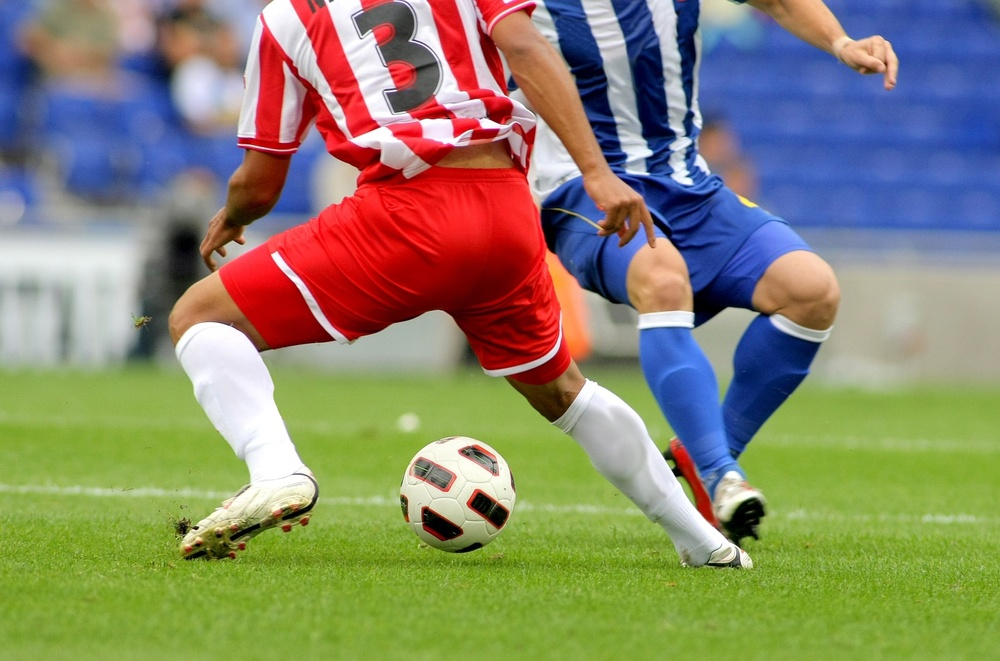
#> input picture source/image/soccer.jpg, 1000 x 661 px, shrunk from 1434 x 948 before the run, found by its file name
$ python cv_img_basic.py
#> lines starting #> are read from the running program, lines starting #| are printed output that depends on the picture
# -*- coding: utf-8 -*-
"""
Created on Tue Mar 19 15:02:39 2024

@author: jayiu
"""

import cv2 as cv
import sys

img = cv.imread("C:/com_vision/source/image/soccer.jpg")
#> img is the input picture: shape (661, 1000, 3); mean B, G, R 107.3, 133.3, 136.8

if img is None:
    sys.exit('파일을 찾을 수 없음')

cv.imshow('Original_RGB', img)
cv.imshow('Upper Left half', img[:img.shape[0]//2, :img.shape[1]//2, :])
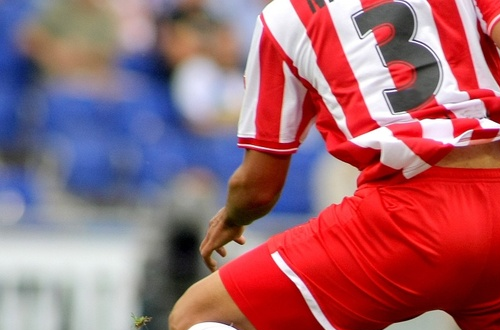
#> window 'Upper Left half': shape (330, 500, 3); mean B, G, R 111.5, 101, 158.8
#> (the run stopped early here; a loop or call above may not have finished)

$ run again, with source/image/Mt. Seolark_hongbinLim.jpg copied over source/image/soccer.jpg
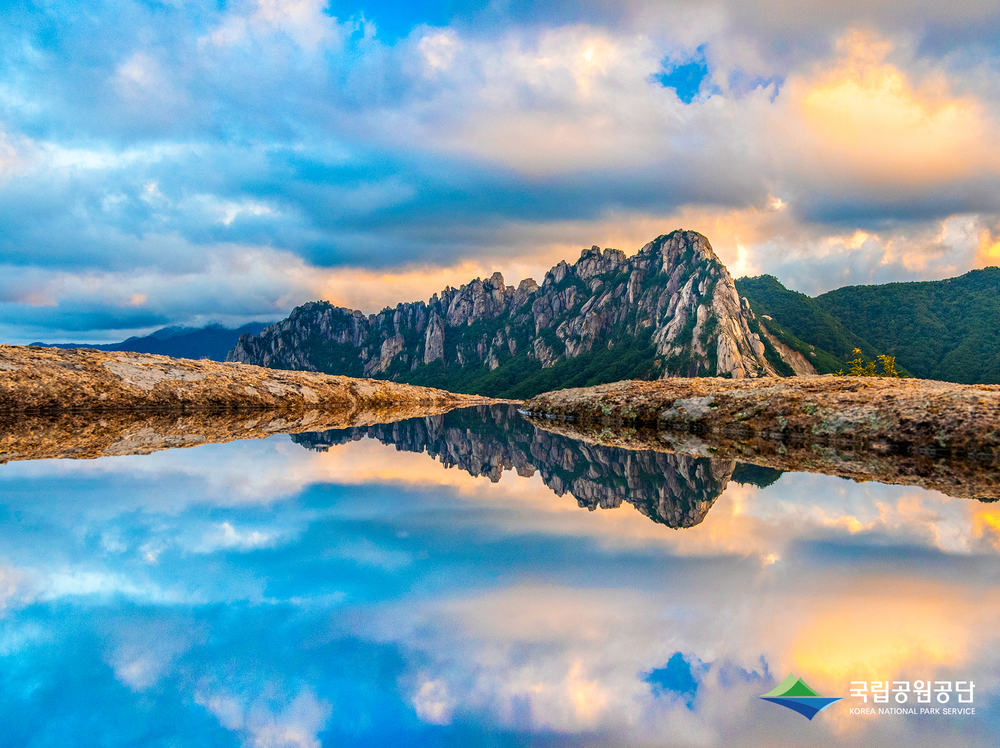
#> input picture source/image/Mt. Seolark_hongbinLim.jpg, 1000 x 748 px, found by its file name
#> img is the input picture: shape (748, 1000, 3); mean B, G, R 168.2, 155.5, 126.7
#> `cv.imshow('Upper Left half', img[:img.shape[0]//2, :img.shape[1]//2, :])`:
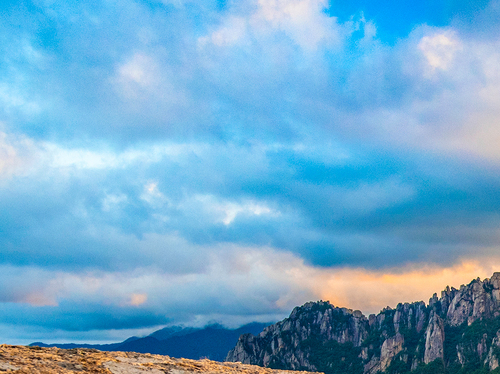
#> window 'Upper Left half': shape (374, 500, 3); mean B, G, R 203.2, 169.6, 112.7

$ run again, with source/image/apples.jpg copied over source/image/soccer.jpg
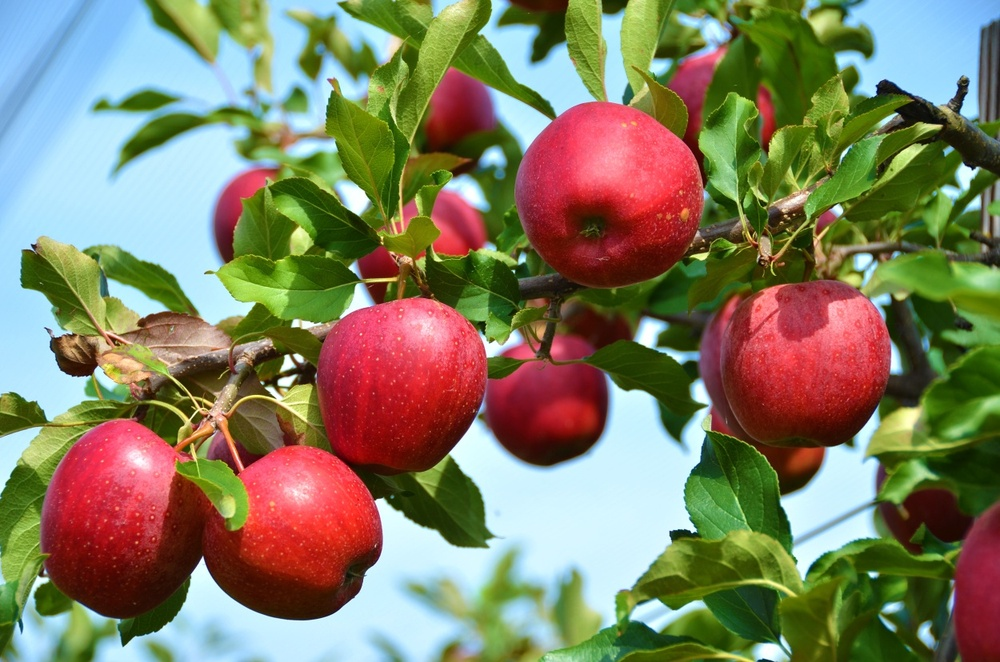
#> input picture source/image/apples.jpg, 1000 x 662 px, shrunk from 1250 x 828 before the run, found by its file name
#> img is the input picture: shape (662, 1000, 3); mean B, G, R 98.6, 125.8, 129.6
#> `cv.imshow('Upper Left half', img[:img.shape[0]//2, :img.shape[1]//2, :])`:
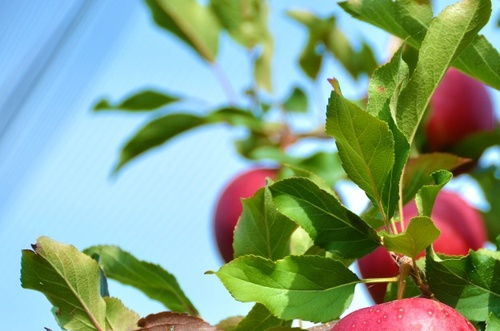
#> window 'Upper Left half': shape (331, 500, 3); mean B, G, R 134.8, 161.3, 135.2

$ run again, with source/image/girl_laughing.jpg copied over source/image/soccer.jpg
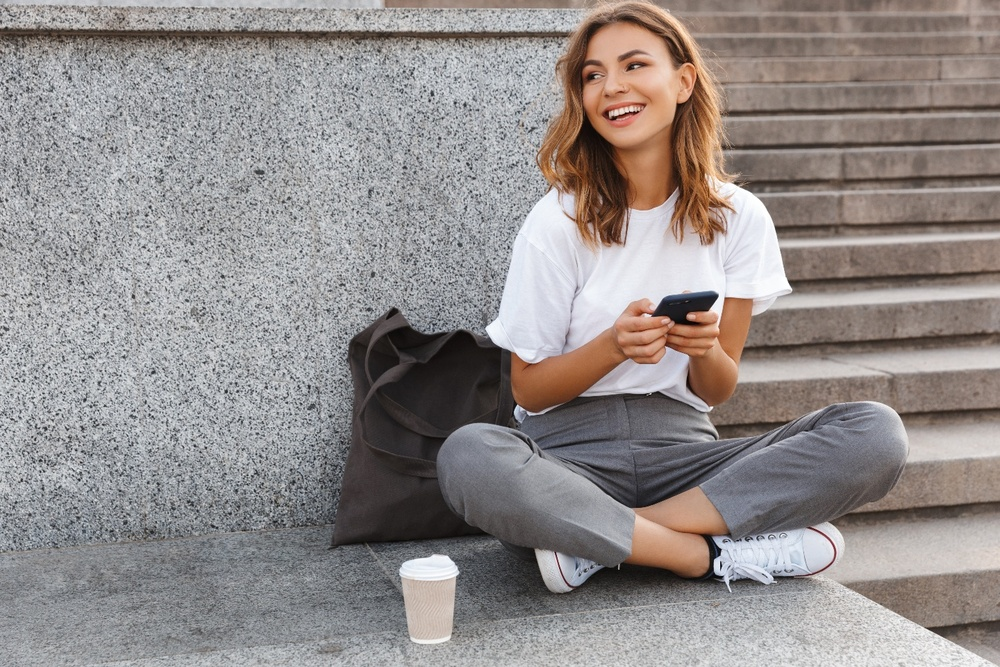
#> input picture source/image/girl_laughing.jpg, 1000 x 667 px, shrunk from 1440 x 960 before the run, found by its file name
#> img is the input picture: shape (667, 1000, 3); mean B, G, R 139.3, 140.6, 146.9
#> `cv.imshow('Upper Left half', img[:img.shape[0]//2, :img.shape[1]//2, :])`:
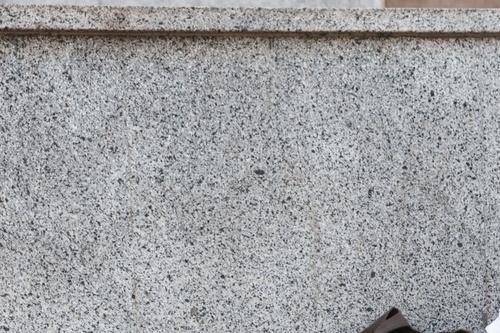
#> window 'Upper Left half': shape (333, 500, 3); mean B, G, R 162.4, 160.2, 159.6
